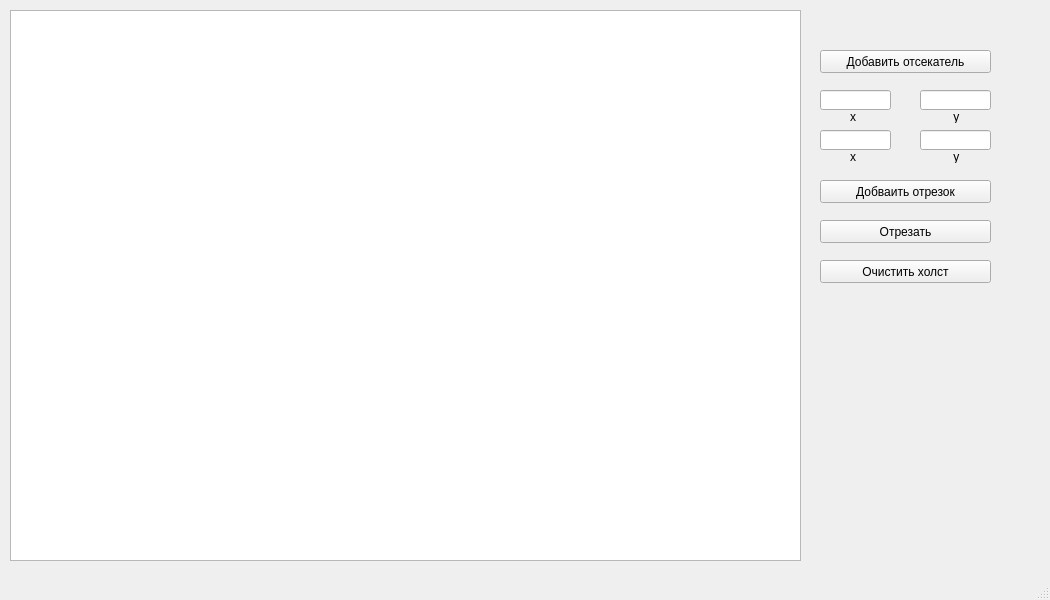
<?xml version="1.0" encoding="UTF-8"?>
<ui version="4.0">
 <class>MainWindow</class>
 <widget class="QMainWindow" name="MainWindow">
  <property name="geometry">
   <rect>
    <x>0</x>
    <y>0</y>
    <width>1050</width>
    <height>600</height>
   </rect>
  </property>
  <property name="windowTitle">
   <string>MainWindow</string>
  </property>
  <widget class="QWidget" name="centralwidget">
   <widget class="QGraphicsView" name="graphicsView">
    <property name="geometry">
     <rect>
      <x>10</x>
      <y>10</y>
      <width>791</width>
      <height>551</height>
     </rect>
    </property>
    <property name="verticalScrollBarPolicy">
     <enum>Qt::ScrollBarAlwaysOff</enum>
    </property>
    <property name="horizontalScrollBarPolicy">
     <enum>Qt::ScrollBarAlwaysOff</enum>
    </property>
   </widget>
   <widget class="QPushButton" name="pushButton">
    <property name="geometry">
     <rect>
      <x>820</x>
      <y>50</y>
      <width>171</width>
      <height>23</height>
     </rect>
    </property>
    <property name="text">
     <string>Добавить отсекатель</string>
    </property>
   </widget>
   <widget class="QPushButton" name="pushButton_2">
    <property name="geometry">
     <rect>
      <x>820</x>
      <y>220</y>
      <width>171</width>
      <height>23</height>
     </rect>
    </property>
    <property name="text">
     <string>Отрезать</string>
    </property>
   </widget>
   <widget class="QPushButton" name="pushButton_3">
    <property name="geometry">
     <rect>
      <x>820</x>
      <y>260</y>
      <width>171</width>
      <height>23</height>
     </rect>
    </property>
    <property name="text">
     <string>Очистить холст</string>
    </property>
   </widget>
   <widget class="QLineEdit" name="lineEdit">
    <property name="geometry">
     <rect>
      <x>820</x>
      <y>90</y>
      <width>71</width>
      <height>20</height>
     </rect>
    </property>
   </widget>
   <widget class="QLineEdit" name="lineEdit_2">
    <property name="geometry">
     <rect>
      <x>920</x>
      <y>90</y>
      <width>71</width>
      <height>20</height>
     </rect>
    </property>
   </widget>
   <widget class="QLabel" name="label">
    <property name="geometry">
     <rect>
      <x>850</x>
      <y>110</y>
      <width>47</width>
      <height>13</height>
     </rect>
    </property>
    <property name="text">
     <string>х</string>
    </property>
   </widget>
   <widget class="QLabel" name="label_2">
    <property name="geometry">
     <rect>
      <x>950</x>
      <y>110</y>
      <width>47</width>
      <height>13</height>
     </rect>
    </property>
    <property name="text">
     <string> у</string>
    </property>
   </widget>
   <widget class="QPushButton" name="pushButton_4">
    <property name="geometry">
     <rect>
      <x>820</x>
      <y>180</y>
      <width>171</width>
      <height>23</height>
     </rect>
    </property>
    <property name="text">
     <string>Добваить отрезок</string>
    </property>
   </widget>
   <widget class="QLabel" name="label_3">
    <property name="geometry">
     <rect>
      <x>950</x>
      <y>150</y>
      <width>47</width>
      <height>13</height>
     </rect>
    </property>
    <property name="text">
     <string> у</string>
    </property>
   </widget>
   <widget class="QLineEdit" name="lineEdit_3">
    <property name="geometry">
     <rect>
      <x>820</x>
      <y>130</y>
      <width>71</width>
      <height>20</height>
     </rect>
    </property>
   </widget>
   <widget class="QLabel" name="label_4">
    <property name="geometry">
     <rect>
      <x>850</x>
      <y>150</y>
      <width>47</width>
      <height>13</height>
     </rect>
    </property>
    <property name="text">
     <string>х</string>
    </property>
   </widget>
   <widget class="QLineEdit" name="lineEdit_4">
    <property name="geometry">
     <rect>
      <x>920</x>
      <y>130</y>
      <width>71</width>
      <height>20</height>
     </rect>
    </property>
   </widget>
  </widget>
  <widget class="QMenuBar" name="menubar">
   <property name="geometry">
    <rect>
     <x>0</x>
     <y>0</y>
     <width>1050</width>
     <height>21</height>
    </rect>
   </property>
  </widget>
  <widget class="QStatusBar" name="statusbar"/>
 </widget>
 <resources/>
 <connections/>
</ui>
